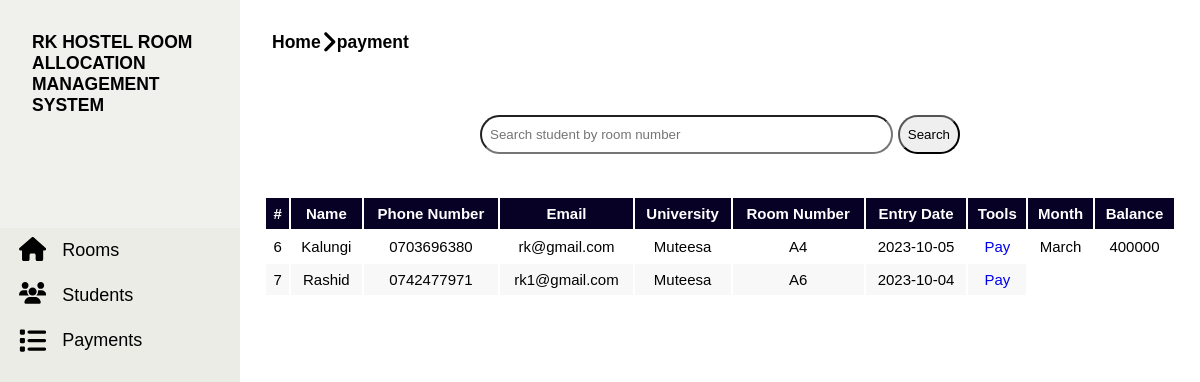
The app's page /?ref=dashboard&new=payment with its own data.
### tables this page shows
CREATE TABLE `students` (
  `id` int(11) NOT NULL,
  `name` varchar(30) NOT NULL,
  `email` varchar(100) NOT NULL,
  `phonenumber` varchar(14) NOT NULL,
  `roomno` varchar(10) NOT NULL,
  `university` varchar(30) NOT NULL,
  `entrydate` date NOT NULL
);

CREATE TABLE `payment` (
  `id` int(11) NOT NULL,
  `name` varchar(100) NOT NULL,
  `email` varchar(100) NOT NULL,
  `roomno` varchar(11) NOT NULL,
  `month` varchar(10) NOT NULL,
  `year` int(11) NOT NULL,
  `amount_paid` int(11) NOT NULL,
  `balance` int(11) NOT NULL,
  `date` varchar(20) NOT NULL
);

### index.php (called while the page is built, shortened)
<?php
$file="dashboard";
require './assets/header.php';
require "./$file.php";
require './assets/footer.php';
?>

### files/payment.php (the view, shortened to what this page needs)
<div class="w-full h-full flex flex-col ic rooms">
    <div class="w-full h-max flex ic">
        <form action="" method="post" style="display: flex; width: 50%; margin: auto;">
            <input type="text" placeholder="Search student by room number" name="search" style="flex: 1; border-radius: 20px; margin-right: 5px;">
            <input type="submit" name="save" value="Search" style="width: max-content; border-radius: 20px;">
        </form>
    </div>
    <?php
    if ($_SERVER['REQUEST_METHOD'] == 'POST' && isset($_POST['search'])) {
        $search_input = $_POST['search'];
        $search = $con->query("SELECT * FROM students where roomno='$search_input'");
    ?>
        <div class="margin w-full flex h-max flex-col ic">
            <table>
                <thead>
                    <th>#</th>
                    <th>Name</th>
                    <th>Phone Number</th>
                    <th>Email</th>
                    <th>University</th>
                    <th>Room Number</th>
                    <th>Entry Date</th>
                    <th>Payment</th>
                    <th>Month</th>
                    <th>Balance</th>
                </thead>
                <tbody>
                    <?php
                    if ($search->num_rows > 0) {
                        while ($row = $search->fetch_assoc()) {
                            ?>
                            <tr>
                                <td><?= $row['id'] ?></td>
                                <td><?= $row['name'] ?></td>
                                <td><?= $row['phonenumber'] ?></td>
                                <td><?= $row['email'] ?></td>
                                <td><?= $row['university'] ?></td>
                                <td><?= $row['roomno'] ?></td>
                                <td><?= $row['entrydate'] ?></td>
                                <td><a href="?ref=dashboard&new=students&edit=1&id=<?= $row['id'] ?>&roomno=<?= $row['roomno'] ?>">Pay</a></td>
                                <?php
                                $roomno2=$row['roomno'];
                                $blnce = $con->query("SELECT * FROM payment WHERE roomno = '$roomno2' ORDER by date desc limit 1");
                                if ($blnce->num_rows > 0) {
                                    $bq=mysqli_fetch_assoc($blnce);
                                    ?>
                                    <td><?= $bq['month'] ?></td>
                                    <td><?= $bq['balance'] ?></td>
                                    <?php
                                }?>
                            </tr>
                        <?php
                        }
                    } else {
                        echo '<tr><td colspan="8">No results found for room number ' . htmlspecialchars($search_input) . '</td></tr>';
                    }
                    ?>
                </tbody>
            </table>
        </div>
    <?php
    } else {
    ?>
        <div class="margin w-full flex h-max flex-col ic">
            <table>
                <thead>
                    <th>#</th>
                    <th>Name</th>
                    <th>Phone Number</th>
                    <th>Email</th>
                    <th>University</th>
                    <th>Room Number</th>
                    <th>Entry Date</th>
                    <th>Tools</th>
                    <th>Month</th>
                    <th>Balance</th>
                </thead>
                <tbody>
                    <?php
                    $tb = $con->query("SELECT * FROM students");
                    if ($tb->num_rows > 0) {
                        while ($row = $tb->fetch_assoc()) {
                            ?>
                            <tr>
                                <td><?= $row['id'] ?></td>
                                <td><?= $row['name'] ?></td>
                                <td><?= $row['phonenumber'] ?></td>
                                <td><?= $row['email'] ?></td>
                                <td><?= $row['university'] ?></td>
                                <td><?= $row['roomno'] ?></td>
                                <td><?= $row['entrydate'] ?></td>
                                <td><a href="?ref=dashboard&new=payment&edit=1&id=<?= $row['id']?> &roomno=<?=$row['roomno']?>">Pay</a></td>
                                <?php
                                $roomno2=$row['roomno'];
                                $blnce = $con->query("SELECT * FROM payment WHERE roomno = '$roomno2' ORDER by date desc limit 1");
                                if ($blnce->num_rows > 0) {
                                    $bq=mysqli_fetch_assoc($blnce);
                                    ?>
                                    <td><?= $bq['month'] ?></td>
                                    <td><?= $bq['balance'] ?></td>
                                    <?php
                                }?>
                            </tr>
                          <?php
                        }
                    } else {
                        echo '<tr><td colspan="8">No students found.</td></tr>';
                    }
                        ?>
                </tbody>
            </table>
        </div>
    <?php
    }
    ?>
</div>

### files/assets/header.php (shortened to what this page needs)
<!DOCTYPE html>
<html lang="en">
<head>
</head>
<body>

### files/dashboard.php
<div class="main flex w-full h-full flex-col">
    <div class="bottom flex w-full">
        <div class="left flex flex-col">
            <div class="top">
                <h3 class="margin">RK HOSTEL ROOM ALLOCATION MANAGEMENT SYSTEM</h3>
            </div>
            <a href="?ref=dashboard&new=rooms"  class="flex"><div class="icon"><?php require './icons/house.svg';?></div> <span>Rooms</span></a>
            <a href="?ref=dashboard&new=students"  class="flex"><div class="icon"><?php require './icons/users.svg';?></div> <span>Students</span></a>
            <a href="?ref=dashboard&new=payment"  class="flex"><div class="icon"><?php require './icons/list.svg';?></div> <span>Payments</span></a>
        </div>
        <div class="right">
            <?php
            $new="";
            if(isset($_GET['new'])) $new=$_GET['new'].".php";
            $new1 = str_replace('.php', '', $new);
            ?>
            <h3 class="flex margin sticky">Home <div class="icons"><?php require './icons/angle-right.svg'?></div><?=$new1?></h3>
            <?php
            if(file_exists($new)) require "$new";
            ?>
        </div>
    </div>
</div>

### files/assets/footer.php
</body>
</html>

### records on screen
students: id "6", name "Kalungi", phonenumber "0703696380", email "rk@gmail.com", university "Muteesa", roomno "A4", entrydate "2023-10-05", payment.month "March", payment.balance "400000"
students: id "7", name "Rashid", phonenumber "0742477971", email "rk1@gmail.com", university "Muteesa", roomno "A6", entrydate "2023-10-04"

### other values on screen
$new1 "payment"
